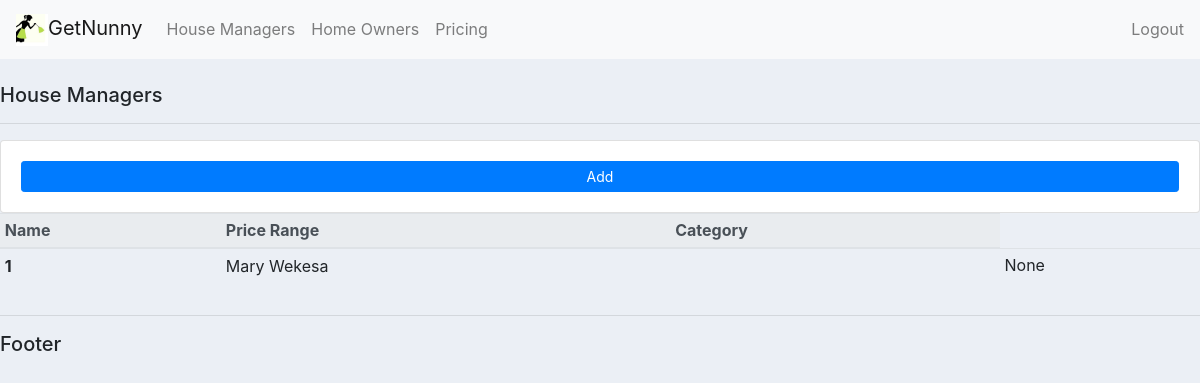
Before: /nunnys/ with the older database file.
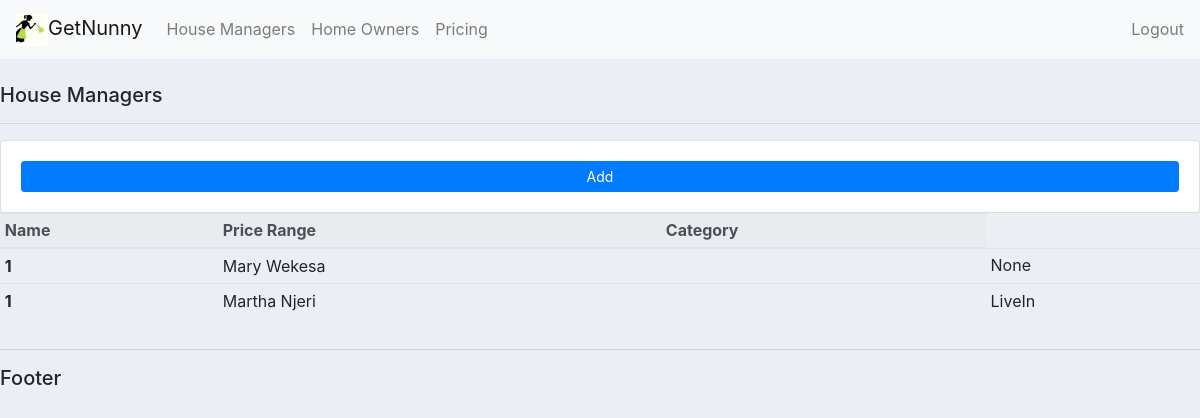
After: the same page with the newer database file.
### accounts/models.py (models this page shows, shortened)
class Nunny(models.Model):
    CATEGORY=(
        ('LiveIn', 'LiveIn'),
        ('Dayburg','Dayburg'),
        ('Emmergency','Emergency' )
    )
    name = models.CharField(max_length=100, null=True)
    phone = models.CharField(max_length=100, null=True)
    email = models.CharField(max_length=100, null=True)
    age = models.CharField(max_length=100, null=True)
    location = models.CharField(max_length=100, null=True)
    tribe = models.CharField(max_length=100, null=True)
    language = models.CharField(max_length=100, null=True)
    photo = models.ImageField(null=True)
    education = models.CharField(max_length=100, null=True)
    religion = models.CharField(max_length=100, null=True)
    denomination = models.CharField(max_length=100, null=True)
    contact_person = models.CharField(max_length=100, null=True)
    date_created = models.DateTimeField(auto_now_add=True, null=True)
    pay_range = models.FloatField( blank=True, null=True)
    category = models.CharField(max_length=100, null=True, choices=CATEGORY)
    description =  models.CharField(max_length=200, null=True, blank=True)
    tags = models.ManyToManyField(Tag)

### accounts/views.py (the view)
# urls.py: path('nunnys/', views.nunnys, name="products"),
def nunnys(request):
    nunnys = Nunny.objects.all()
    return render(request, 'accounts/nunnys.html', {'nunnys':nunnys})

### accounts/templates/accounts/nunnys.html
{% extends 'accounts/main.html' %}
{% block content %}
<br>
<div class="row">
    <div class="col">
        <h5>House Managers</h5>
        <hr>
        <div class="card card-body">
            <a class="btn btn-primary btn-sm btn-block" href= "">
                Add
            </a>
        </div>
        <table class="table table-sm">
            <thead class="thead-light">
              <tr>
                <th scope="col">Name</th>
                <th scope="col">Price Range</th>
                <th scope="col">Category</th>
              </tr>
            </thead>
            <tbody>
              {% for nunny in nunnys %}
              <tr>
                <th scope="row">1</th>
                <td>{{nunny.name}}</td>
                <td>{{nunny.price_range}}</td>
                <td>{{nunny.category}}</td>
              </tr>
              {% endfor %}
            </tbody>
          </table>
    </div>
</div>
{% endblock %}

Changed rows visible on the page:
added Nunny: name "Martha Njeri", category "LiveIn"
